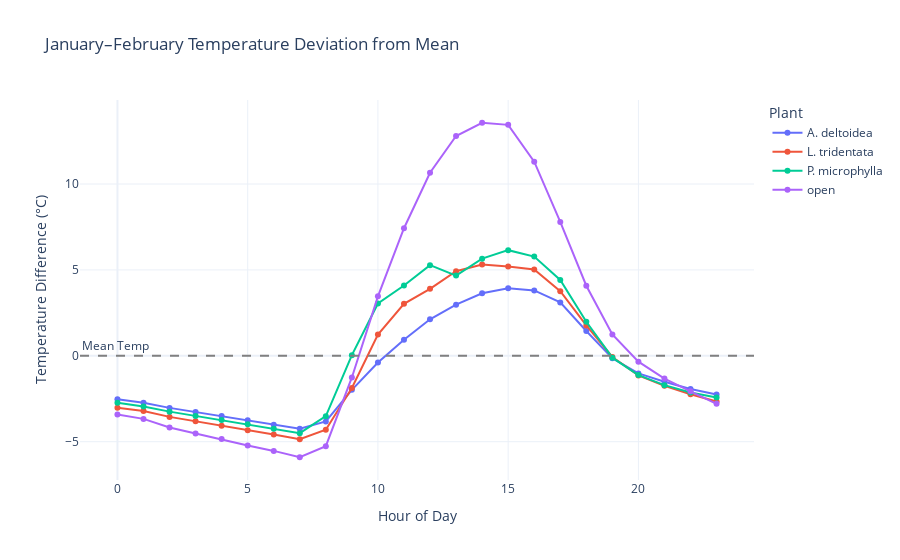

This figure's notebook cell:
### Code cell
# Hover over plotly line plot
fig = px.line(
    winter_means,
    x='hour',
    y='temp_diff',
    color='plant',
    title='January–February Temperature Deviation from Mean',
    labels={
        'hour': 'Hour of Day',
        'temp_diff': 'Temperature Difference (°C)',
        'plant': 'Plant'},
    template='plotly_white',
    markers=True,
    custom_data=['plant'])

fig.add_hline(y=0,
              line_dash="dash", 
              line_color="gray", 
              annotation_text="Mean Temp", 
              annotation_position="top left")

fig.update_traces(hovertemplate="<b>%{customdata[0]}</b><br>Hour: %{x}<br>Temp Δ: %{y:.2f}°C")

fig.show()
fig.write_html("winter_temp_deviation.html")

### Figure 1 — Plotly figure (JSON) as saved in the notebook; plotly's stock layout.template omitted (floating-point values rounded to 4 significant figures)
{"data": [{"customdata": [["A. deltoidea"], ["A. deltoidea"], ["A. deltoidea"], ["A. deltoidea"], ["A. deltoidea"], ["A. deltoidea"], ["A. deltoidea"], ["A. deltoidea"], ["A. deltoidea"], ["A. deltoidea"], ["A. deltoidea"], ["A. deltoidea"], ["A. deltoidea"], ["A. deltoidea"], ["A. deltoidea"], ["A. deltoidea"], ["A. deltoidea"], ["A. deltoidea"], ["A. deltoidea"], ["A. deltoidea"], ["A. deltoidea"], ["A. deltoidea"], ["A. deltoidea"], ["A. deltoidea"]], "hovertemplate": "<b>%{customdata[0]}</b><br>Hour: %{x}<br>Temp Δ: %{y:.2f}°C", "legendgroup": "A. deltoidea", "line": {"color": "#636efa", "dash": "solid"}, "marker": {"symbol": "circle"}, "mode": "lines+markers", "name": "A. deltoidea", "orientation": "v", "showlegend": true, "type": "scatter", "x": [0, 1, 2, 3, 4, 5, 6, 7, 8, 9, 10, 11, 12, 13, 14, 15, 16, 17, 18, 19, 20, 21, 22, 23], "xaxis": "x", "y": [-2.532, -2.729, -3.031, -3.267, -3.506, -3.748, -4.009, -4.247, -3.819, -1.983, -0.3896, 0.9312, 2.124, 2.977, 3.64, 3.933, 3.809, 3.108, 1.446, -0.1463, -1.027, -1.511, -1.936, -2.253], "yaxis": "y"}, {"customdata": [["L. tridentata"], ["L. tridentata"], ["L. tridentata"], ["L. tridentata"], ["L. tridentata"], ["L. tridentata"], ["L. tridentata"], ["L. tridentata"], ["L. tridentata"], ["L. tridentata"], ["L. tridentata"], ["L. tridentata"], ["L. tridentata"], ["L. tridentata"], ["L. tridentata"], ["L. tridentata"], ["L. tridentata"], ["L. tridentata"], ["L. tridentata"], ["L. tridentata"], ["L. tridentata"], ["L. tridentata"], ["L. tridentata"], ["L. tridentata"]], "hovertemplate": "<b>%{customdata[0]}</b><br>Hour: %{x}<br>Temp Δ: %{y:.2f}°C", "legendgroup": "L. tridentata", "line": {"color": "#EF553B", "dash": "solid"}, "marker": {"symbol": "circle"}, "mode": "lines+markers", "name": "L. tridentata", "orientation": "v", "showlegend": true, "type": "scatter", "x": [0, 1, 2, 3, 4, 5, 6, 7, 8, 9, 10, 11, 12, 13, 14, 15, 16, 17, 18, 19, 20, 21, 22, 23], "xaxis": "x", "y": [-3.027, -3.211, -3.555, -3.802, -4.066, -4.339, -4.577, -4.858, -4.3, -1.874, 1.236, 3.024, 3.9, 4.921, 5.316, 5.192, 5.026, 3.761, 1.77, -0.06989, -1.145, -1.75, -2.238, -2.662], "yaxis": "y"}, {"customdata": [["P. microphylla"], ["P. microphylla"], ["P. microphylla"], ["P. microphylla"], ["P. microphylla"], ["P. microphylla"], ["P. microphylla"], ["P. microphylla"], ["P. microphylla"], ["P. microphylla"], ["P. microphylla"], ["P. microphylla"], ["P. microphylla"], ["P. microphylla"], ["P. microphylla"], ["P. microphylla"], ["P. microphylla"], ["P. microphylla"], ["P. microphylla"], ["P. microphylla"], ["P. microphylla"], ["P. microphylla"], ["P. microphylla"], ["P. microphylla"]], "hovertemplate": "<b>%{customdata[0]}</b><br>Hour: %{x}<br>Temp Δ: %{y:.2f}°C", "legendgroup": "P. microphylla", "line": {"color": "#00cc96", "dash": "solid"}, "marker": {"symbol": "circle"}, "mode": "lines+markers", "name": "P. microphylla", "orientation": "v", "showlegend": true, "type": "scatter", "x": [0, 1, 2, 3, 4, 5, 6, 7, 8, 9, 10, 11, 12, 13, 14, 15, 16, 17, 18, 19, 20, 21, 22, 23], "xaxis": "x", "y": [-2.738, -2.947, -3.25, -3.497, -3.732, -3.986, -4.248, -4.503, -3.514, 0.03704, 3.047, 4.093, 5.279, 4.671, 5.654, 6.15, 5.778, 4.417, 1.98, -0.1069, -1.124, -1.709, -2.137, -2.43], "yaxis": "y"}, {"customdata": [["open"], ["open"], ["open"], ["open"], ["open"], ["open"], ["open"], ["open"], ["open"], ["open"], ["open"], ["open"], ["open"], ["open"], ["open"], ["open"], ["open"], ["open"], ["open"], ["open"], ["open"], ["open"], ["open"], ["open"]], "hovertemplate": "<b>%{customdata[0]}</b><br>Hour: %{x}<br>Temp Δ: %{y:.2f}°C", "legendgroup": "open", "line": {"color": "#ab63fa", "dash": "solid"}, "marker": {"symbol": "circle"}, "mode": "lines+markers", "name": "open", "orientation": "v", "showlegend": true, "type": "scatter", "x": [0, 1, 2, 3, 4, 5, 6, 7, 8, 9, 10, 11, 12, 13, 14, 15, 16, 17, 18, 19, 20, 21, 22, 23], "xaxis": "x", "y": [-3.422, -3.671, -4.17, -4.528, -4.846, -5.219, -5.535, -5.905, -5.262, -1.26, 3.462, 7.426, 10.66, 12.8, 13.57, 13.44, 11.3, 7.796, 4.081, 1.244, -0.3417, -1.327, -2.069, -2.793], "yaxis": "y"}], "layout": {"annotations": [{"showarrow": false, "text": "Mean Temp", "x": 0, "xanchor": "left", "xref": "x domain", "y": 0, "yanchor": "bottom", "yref": "y"}], "legend": {"title": {"text": "Plant"}, "tracegroupgap": 0}, "shapes": [{"line": {"color": "gray", "dash": "dash"}, "type": "line", "x0": 0, "x1": 1, "xref": "x domain", "y0": 0, "y1": 0, "yref": "y"}], "title": {"text": "January–February Temperature Deviation from Mean"}, "xaxis": {"anchor": "y", "domain": [0, 1], "title": {"text": "Hour of Day"}}, "yaxis": {"anchor": "x", "domain": [0, 1], "title": {"text": "Temperature Difference (°C)"}}}}
